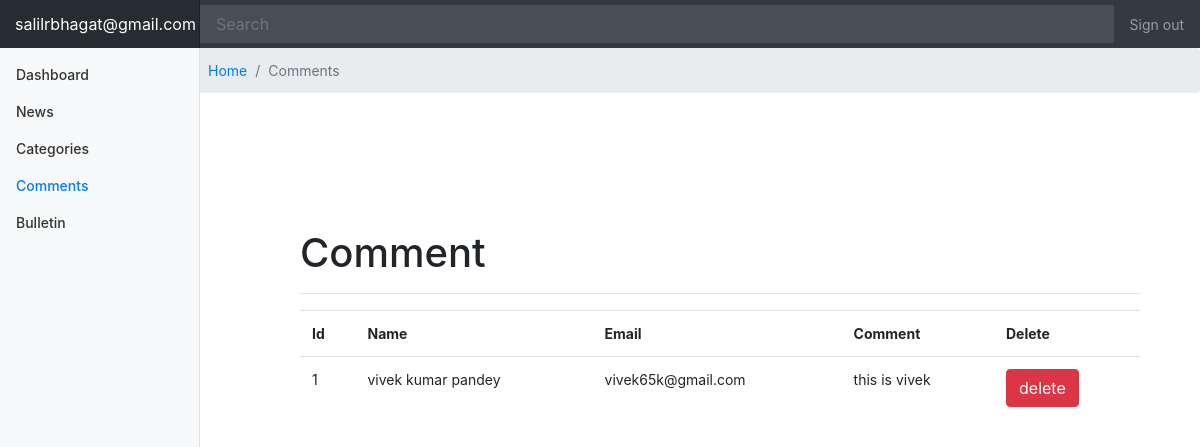
The app's page /comment.php (signed in) with its own data.
### tables this page shows
CREATE TABLE `comment` (
  `id` int(100) NOT NULL,
  `name` varchar(100) NOT NULL,
  `email` varchar(100) NOT NULL,
  `comment` text NOT NULL
);

### comment.php (the view, shortened to what this page needs)
<?php
 include('include/header.php');
  ?>
  <div style="margin-left:16%;  width: 90%;">
        <ul class="breadcrumb">
          <li class="breadcrumb-item active"><a href="home.php">Home</a></li>
          <li class="breadcrumb-item active">Comments</li>
        </ul>
  </div>
  <div style=" width: 70%; margin-left: 25%; margin-top: 10%">
			<h1>Comment</h1>
			<hr>
      <table class="table">
        <tr>
          <th>Id</th>
            <th>Name</th>
              <th>Email</th>
                <th>Comment</th>
                <th>Delete</th>
        </tr>
  <?php
 include('db/connection.php');
  $query=mysqli_query($conn,"select * from comment ");
 while ($row=mysqli_fetch_array($query)) {
  ?>
		  <tr>
        <td><?php echo $row['id'];?></td>
         <td><?php echo $row['name'];?></td>
          <td><?php echo $row['email'];?></td>
           <td><?php echo $row['comment'];?></td>
           <td><a class="btn btn-danger" href="comment_delete.php?del=<?php echo $row['id'];?>">delete</a></td>
      </tr>
      <?php } ?>
</table>
  </div>

### style/dashboard.css (style rules this page uses)
body { font-size: .875rem; }

### records on screen
comment: id "1", name "vivek kumar pandey", email "vivek65k@gmail.com", comment "this is vivek"

### other values on screen
$_SESSION['email'] "salilrbhagat@gmail.com"
